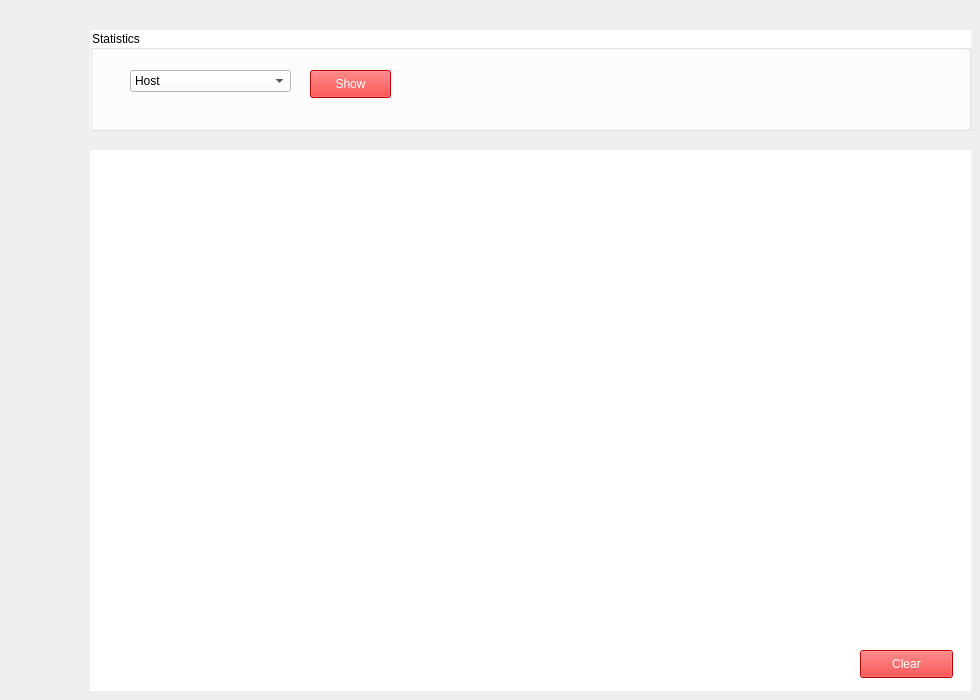
        <widget class="QWidget" name="tab_3">
         <attribute name="title">
          <string>PORT STATISTICS</string>
         </attribute>
         <widget class="QGroupBox" name="groupBox_6">
          <property name="geometry">
           <rect>
            <x>90</x>
            <y>30</y>
            <width>881</width>
            <height>101</height>
           </rect>
          </property>
          <property name="styleSheet">
           <string notr="true">background-color: rgb(255, 255, 255);</string>
          </property>
          <property name="title">
           <string>Statistics</string>
          </property>
          <widget class="QComboBox" name="statsPort_comboBox">
           <property name="geometry">
            <rect>
             <x>40</x>
             <y>40</y>
             <width>161</width>
             <height>22</height>
            </rect>
           </property>
           <item>
            <property name="text">
             <string>Host</string>
            </property>
           </item>
           <item>
            <property name="text">
             <string>Mac 1</string>
            </property>
           </item>
           <item>
            <property name="text">
             <string>Mac 2</string>
            </property>
           </item>
           <item>
            <property name="text">
             <string>Mac 3</string>
            </property>
           </item>
           <item>
            <property name="text">
             <string>Mac 4</string>
            </property>
           </item>
           <item>
            <property name="text">
             <string>Mac 5</string>
            </property>
           </item>
           <item>
            <property name="text">
             <string>Mac 6</string>
            </property>
           </item>
           <item>
            <property name="text">
             <string>Mac 7</string>
            </property>
           </item>
           <item>
            <property name="text">
             <string>Mac 8</string>
            </property>
           </item>
          </widget>
          <widget class="QPushButton" name="showStats_pushButton">
           <property name="geometry">
            <rect>
             <x>220</x>
             <y>40</y>
             <width>81</width>
             <height>28</height>
            </rect>
           </property>
           <property name="styleSheet">
            <string notr="true">background-color: rgb(255, 0, 0);
color: rgb(255, 255, 255);</string>
           </property>
           <property name="text">
            <string>Show</string>
           </property>
          </widget>
         </widget>
         <widget class="QTextBrowser" name="stats_textBrowser">
          <property name="geometry">
           <rect>
            <x>90</x>
            <y>150</y>
            <width>651</width>
            <height>541</height>
           </rect>
          </property>
          <property name="styleSheet">
           <string notr="true">background-color: rgb(255, 255, 255);</string>
          </property>
          <property name="frameShape">
           <enum>QFrame::NoFrame</enum>
          </property>
          <property name="html">
           <string>&lt;!DOCTYPE HTML PUBLIC &quot;-//W3C//DTD HTML 4.0//EN&quot; &quot;http://www.w3.org/TR/REC-html40/strict.dtd&quot;&gt;
&lt;html&gt;&lt;head&gt;&lt;meta name=&quot;qrichtext&quot; content=&quot;1&quot; /&gt;&lt;style type=&quot;text/css&quot;&gt;
p, li { white-space: pre-wrap; }
&lt;/style&gt;&lt;/head&gt;&lt;body style=&quot; font-family:'Raavi'; font-size:10pt; font-weight:72; font-style:normal;&quot;&gt;
&lt;p style=&quot;-qt-paragraph-type:empty; margin-top:0px; margin-bottom:0px; margin-left:0px; margin-right:0px; -qt-block-indent:0; text-indent:0px;&quot;&gt;&lt;br /&gt;&lt;/p&gt;&lt;/body&gt;&lt;/html&gt;</string>
          </property>
         </widget>
         <widget class="QTextBrowser" name="stats_textBrowser_2">
          <property name="geometry">
           <rect>
            <x>740</x>
            <y>150</y>
            <width>231</width>
            <height>541</height>
           </rect>
          </property>
          <property name="styleSheet">
           <string notr="true">background-color: rgb(255, 255, 255);</string>
          </property>
          <property name="frameShape">
           <enum>QFrame::NoFrame</enum>
          </property>
          <property name="html">
           <string>&lt;!DOCTYPE HTML PUBLIC &quot;-//W3C//DTD HTML 4.0//EN&quot; &quot;http://www.w3.org/TR/REC-html40/strict.dtd&quot;&gt;
&lt;html&gt;&lt;head&gt;&lt;meta name=&quot;qrichtext&quot; content=&quot;1&quot; /&gt;&lt;style type=&quot;text/css&quot;&gt;
p, li { white-space: pre-wrap; }
&lt;/style&gt;&lt;/head&gt;&lt;body style=&quot; font-family:'Raavi'; font-size:10pt; font-weight:72; font-style:normal;&quot;&gt;
&lt;p style=&quot;-qt-paragraph-type:empty; margin-top:0px; margin-bottom:0px; margin-left:0px; margin-right:0px; -qt-block-indent:0; text-indent:0px;&quot;&gt;&lt;br /&gt;&lt;/p&gt;
&lt;p style=&quot;-qt-paragraph-type:empty; margin-top:0px; margin-bottom:0px; margin-left:0px; margin-right:0px; -qt-block-indent:0; text-indent:0px;&quot;&gt;&lt;br /&gt;&lt;/p&gt;&lt;/body&gt;&lt;/html&gt;</string>
          </property>
         </widget>
         <widget class="QPushButton" name="clearStats_pushButton">
          <property name="geometry">
           <rect>
            <x>860</x>
            <y>650</y>
            <width>93</width>
            <height>28</height>
           </rect>
          </property>
          <property name="styleSheet">
           <string notr="true">background-color: rgb(255, 0, 0);
color: rgb(255, 255, 255);</string>
          </property>
          <property name="text">
           <string>Clear</string>
          </property>
         </widget>
        </widget>
